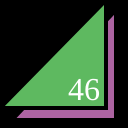
Frame 1 (no input)
Frame 60 (no input): identical to frame 1, image omitted
Frame 120 (the mouse pressed at the canvas centre since frame 60): identical to frame 1, image omitted

The p5.js sketch that drew this single still picture (run headless with seeded random() and noise() and a simulated clock; from frame 60 on, the mouse is pressed at the canvas centre):

// p5.js sketch
// ── sketch.js
function setup() {
  createCanvas(128,128);
}

function draw() {
  background(0);
  strokeWeight(4);
  fill(173, 100, 162);
  triangle(12,120,116,120,116,10);
  fill(94, 185, 96);
  triangle(0,108,106,108,106,0);
  fill(255);
  textSize(32);
  textFont("serif");
  text("46", 68, 100);
}
